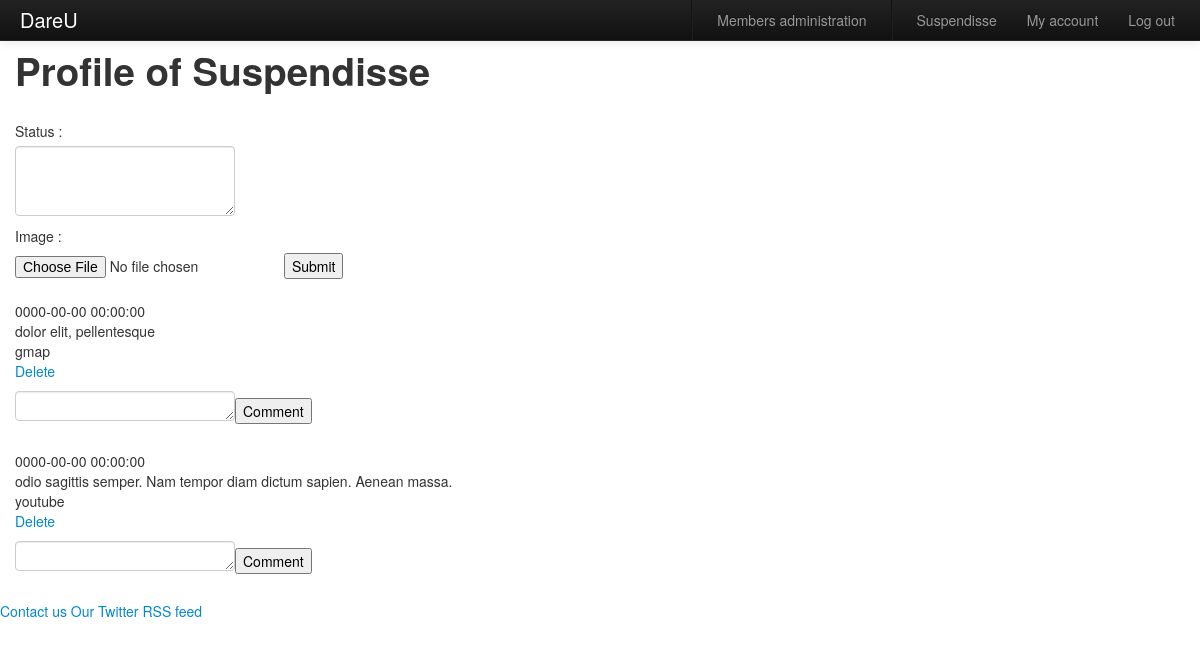
The page /profile/view?id=2 (signed in) on the database its author committed.
### tables this page shows
CREATE TABLE IF NOT EXISTS `Member` (
  `idMember` int(11) NOT NULL AUTO_INCREMENT,
  `username` varchar(30) NOT NULL,
  `email` varchar(128) NOT NULL,
  `password` varchar(30) NOT NULL,
  `sex` tinyint(1) NOT NULL,
  `isAdmin` tinyint(1) NOT NULL,
  `description` text NOT NULL,
  `image` varchar(256) NOT NULL,
  `website` varchar(256) NOT NULL,
  PRIMARY KEY (`idMember`)
);

CREATE TABLE IF NOT EXISTS `Updates` (
  `idUpdate` int(11) NOT NULL AUTO_INCREMENT,
  `content` text NOT NULL,
  `date` datetime NOT NULL,
  `service` varchar(128) NOT NULL,
  `idMember` int(11) NOT NULL,
  PRIMARY KEY (`idUpdate`)
);

### model/Profile.php (called while the page is built, shortened)
<?php
require_once('Member.php');
require_once('Update.php');
class Profile
{
    public function __construct($idMember)
    {
		$pdo_options[PDO::ATTR_ERRMODE] = PDO::ERRMODE_EXCEPTION;
		try {
			$bdd = new PDO(DSN, DB_USERNAME, DB_PASSWORD, $pdo_options);
		}
		catch(PDOException $e) {
			echo 'Connexion Failed : ' . $e->getMessage();
			exit();
		}
		$answer = $bdd->prepare('SELECT username FROM Member WHERE idMember = :id');
		$answer->bindParam('id', $idMember, PDO::PARAM_INT);
		$answer->execute();
		if($data = $answer->fetch())
		{
			$this->member = new Member($data['username']);
		}
		$answer = $bdd->prepare('SELECT idUpdate FROM Updates WHERE idMember = :id ORDER BY date DESC');
		$answer->bindParam('id', $idMember, PDO::PARAM_INT);
		$answer->execute();
		while($data = $answer->fetch())
		{
			$this->updates[] = new Update($data['idUpdate']);
		}
    }
}

### controllers/ProfileController.php (called while the page is built, shortened)
<?php
require_once dirname(__FILE__) . '/../model/Member.php';
require_once dirname(__FILE__) . '/../model/Members.php';
require_once dirname(__FILE__) . '/../model/Profile.php';
require_once dirname(__FILE__) . '/../model/Update.php';
class ProfileController extends ActionController
{
    public function viewAction()
    {
		if(isset($_SESSION['connected']) && $_SESSION['connected'] == true) {
			if(isset($_GET['id']) && $_GET['id'] != null && $_GET['id'] > 0 && $_GET['id'] <= Members::getLastId()) {
				$profile = new Profile($_GET['id']);
			}
			else {
				$this->redirect('/');
			}
		}
		else {
			$this->redirect('/');
		}
    }
}

### lightmvc/ActionController.php (called while the page is built, shortened)
<?php
class ActionController
{
    protected $_response;
    protected $_redirected;
    protected $_includeTemplate = true;
    protected $_moduleName;
    protected static $_defaultRoute = array(
        'module' => 'index',
        'action' => 'index'
    );
    public static function process(Request $request, HttpResponse $response)
    {
        $route = $request->route($_SERVER['REQUEST_URI']);
        $route = array_merge(self::$_defaultRoute, $route);
        $controller = new $class($request, $response);
        $controller->_moduleName = $route['module'];
        return $controller->launch($route['action']);
    }
    public function __construct(Request $request, HttpResponse $response)
    {
        $this->_response = $response;
        $this->_redirected = false;
    }
    private function _render($file)
    {
        $view = new View();
        $body = NULL;
        if($this->_includeTemplate)
        $body = $view->render(FrontController::$dirname
                              . '/views/header.phtml');
        $body .= $view->render(FrontController::$dirname
                               . '/views/' . $file . '.phtml',
                               $this->_response->getVars());
        if($this->_includeTemplate)
        $body .= $view->render(FrontController::$dirname
                               . '/views/footer.phtml');
        $this->_response->setBody($body);
    }
    public function __set($name,$param)
    {
        $this->_response->setVar($name, $param);
    }
    public function launch($action)
    {
        $actionMethodName = $action . 'Action';
        $this->$actionMethodName();
        if (!$this->_redirected) {
            $this->_render($this->_moduleName . '/' . $action);
        }
        return $this->_response;
    }
}

### lightmvc/FrontController.php (called while the page is built, shortened)
<?php
require_once dirname(__FILE__) . '/ActionController.php';
abstract class FrontController
{
    public static $isDebug = true;
    public static function dispatch()
    {
        try {
            $request  = new Request();
            $response = new HttpResponse();
            ActionController::process($request, $response)->printOut();
        } catch (Exception $e) {
            if (!self::$isDebug) {
                ActionController::processException($request, $response, $e)
                                        ->printOut();
            } else {
                echo $e->getMessage() . '<br/>' . $e->getTraceAsString();
            }
        }
    }
}

### index.php (called while the page is built, shortened)
<?php
require_once dirname(__FILE__) . '/lightmvc/FrontController.php';
$front = FrontController::dispatch();

### model/Member.php (called while the page is built, shortened)
<?php
class Member
{
    public function __construct($username = NULL)
	{
		if($username != NULL)
		{
			$pdo_options[PDO::ATTR_ERRMODE] = PDO::ERRMODE_EXCEPTION;
			try {
				$bdd = new PDO(DSN, DB_USERNAME, DB_PASSWORD, $pdo_options);
			}
			catch(PDOException $e) {
				echo 'Connexion Failed : ' . $e->getMessage();
				exit();
			}
			$answer = $bdd->prepare('SELECT * FROM Member WHERE username = :username');
			$answer->execute(array('username' => $username));
			if($data = $answer->fetch()) {
				$this->idMember 	=	$data['idMember'];
				$this->username		=	$data['username'];
				$this->email		=	$data['email'];
				$this->password		=	$data['password'];
				$this->sex			=	$data['sex'];
				$this->isAdmin		=	$data['isAdmin'];
				$this->desc			=	$data['description'];
				$this->image		=	$data['image'];
				$this->website		=	$data['website'];
			}
		}
    }
}

### model/Update.php (called while the page is built, shortened)
<?php
class Update
{
	private $idUpdate 	= 0;
	private $idMember;
	public function __construct($idUpdate = -1)
	{
		$pdo_options[PDO::ATTR_ERRMODE] = PDO::ERRMODE_EXCEPTION;
		try {
			$bdd = new PDO(DSN, DB_USERNAME, DB_PASSWORD, $pdo_options);
		}
		catch(PDOException $e) {
			echo 'Connexion Failed : ' . $e->getMessage();
			exit();
		}
		$answer = $bdd->prepare('SELECT * FROM Updates WHERE idUpdate = :id');
		$answer->bindParam(':id', $idUpdate, PDO::PARAM_INT);
		$answer->execute();
		if($data = $answer->fetch()) {
			$this->idUpdate	= $data['idUpdate'];
			$this->idMember	= $data['idMember'];
		}
		$answer = $bdd->prepare('SELECT idComment FROM Comment WHERE idUpdate = :idUpdate AND idMember = :idMember ORDER BY date');
		$answer->execute(array(
								'idUpdate' => $this->idUpdate,
								'idMember' => $this->idMember
								)
						);
	}
}

### lightmvc/View.php (called while the page is built, shortened)
<?php
class View
{
    public function render($file, $assigns = array())
    {
        extract($assigns);
        require($file);
        $str = ob_get_contents();
        return $str;
    }
}

### views/profile/view.phtml (the view, shortened to what this page needs)
<?php
	if(isset($profile) && $profile != null && $profile['member'] != null)
	{
	?>
<section>
<h1>Profile of <?php echo $profile['member']['username']; ?></h1>
<?php
	if(isset($_SESSION['connected']) && $_SESSION['connected'] == true) {
		if($_SESSION['idMember'] == $profile['member']['idMember']) {
			?>
			<form method='post' action='/profile/add' enctype='multipart/form-data'>
				<label for='content'>Status : </label>
				<textarea name='content' id='content' rows='3' cols='30'></textarea><br/>
				<label for='image'>Image : </label>
				<input type='file' name='image' id='image' />
				<input type='submit' value='Submit' />
			</form>
			<?php
		}
		else {
			echo '<button type="button" onclick="updateWall()">Update Wall</button>';
			echo '<div id="update"></div>';
		}
	}
	if($profile != null && $profile['updates'] != null) {
		foreach($profile['updates'] as $update) {
			echo '<p>';
			echo $update['date'] . '<br />';
			echo $update['content'] . '<br />';
			echo $update['service'] . '<br />';
			if($update['idMember'] == $_SESSION['idMember']) {
				echo '<a href="/profile/delete?idUpdate='.$update['idUpdate'].'">Delete</a>';
			}
			echo '<form method="post" action="/profile/comment?idMember=' . $update['idMember'] . '&idUpdate=' . $update['idUpdate'] . '">' .
				 '<textarea name="comment" id="comment" rows="1" cols="30"></textarea>' .
				 '<input type="submit" value="Comment" />' .
				 '</form>';
			echo '</p>';
		}
	}
}
else {
	echo 'No member found';
}
	?>
</section>

### rows shown on the page
member: username "Suspendisse"
updates: date "0000-00-00 00:00:00", content "dolor elit, pellentesque", service "gmap"
updates: date "0000-00-00 00:00:00", content "odio sagittis semper. Nam tempor diam dictum sapien. Aenean massa.", service "youtube"

### other values the page prints
$_SESSION['username'] "Suspendisse"
